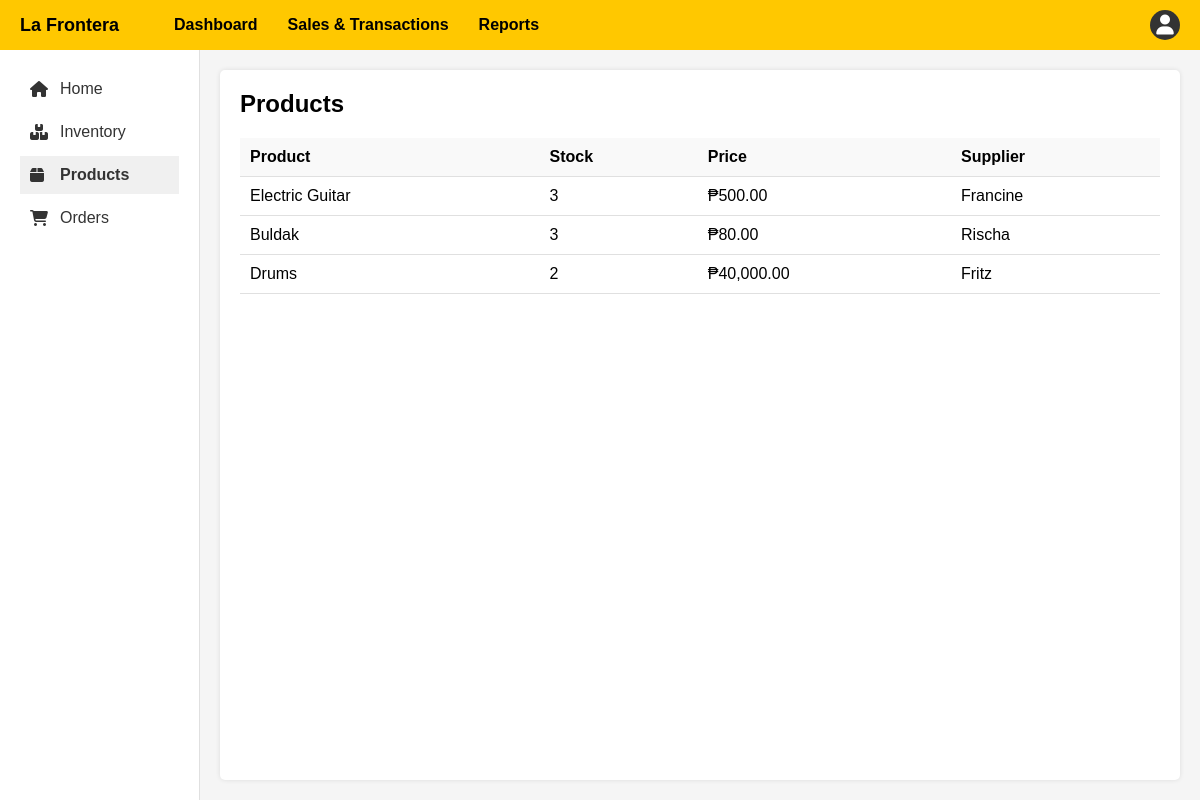
Screenshot of /ProductPage.php (signed in) with the database file from the repository.
### tables this page shows
CREATE TABLE `products` (
  `product_id` int(11) NOT NULL,
  `product_name` varchar(255) NOT NULL,
  `price` decimal(10,2) NOT NULL,
  `quantity` int(10) UNSIGNED NOT NULL,
  `supplier` varchar(255) NOT NULL
);

### ProductPage.php (the view, shortened to what this page needs)
<?php
include 'config.php';
$sql = "SELECT * FROM products";
$result = mysqli_query($conn, $sql);
?>
<!DOCTYPE html>
<html lang="en">
<head>
    <link rel="stylesheet" href="https://cdnjs.cloudflare.com/ajax/libs/font-awesome/6.4.0/css/all.min.css">
    <link rel="stylesheet" href="style.css">
</head>
<body>
<div class="header">
    <div class="logo">La Frontera</div>
    <div class="search-nav">
        <a href="MenuPage.php" class="nav-item">Dashboard</a>
        <a href="#" class="nav-item"><i ></i> Sales & Transactions</a>
        <a href="reports.php" class="nav-item">Reports</a>
    </div>
    <div class="user-dropdown">
        <div class="user-icon" id="userDropdownBtn">
            <i class="fas fa-user"></i>
        </div>
    </div>
</div>
<div class="container">
    <div class="sidebar">
        <a href="MenuPage.php" class="sidebar-item"><i class="fas fa-home"></i> Home</a>
        <a href="InventoryPage.php" class="sidebar-item"><i class="fas fa-boxes"></i> Inventory</a>
        <a href="ProductPage.php" class="sidebar-item active"><i class="fas fa-box"></i> Products</a>
        <a href="OrderPage.php" class="sidebar-item"><i class="fas fa-shopping-cart"></i>Orders</a>
    </div>
    <div class="content">
        <div class="content-header">
            <h2>Products</h2>
        </div>
        <table>
            <thead>
                <tr>
                    <th>Product</th>
                    <th>Stock</th>
                    <th>Price</th>
                    <th>Supplier</th>
                </tr>
            </thead>
            <tbody id="productTable">
                <?php while ($row = mysqli_fetch_assoc($result)) : ?>
                    <tr>
                        <td><?= htmlspecialchars($row['product_name']) ?></td>
                        <td><?= htmlspecialchars($row['quantity']) ?></td>
                        <td>₱<?= number_format($row['price'], 2) ?></td>
                        <td><?= htmlspecialchars($row['supplier']) ?></td>
                    </tr>
                <?php endwhile; ?>
            </tbody>
        </table>
    </div>
</div>
</body>
</html>

### style.css (style rules this page uses)
* { margin: 0; padding: 0; box-sizing: border-box; font-family: Arial, sans-serif; }
body { background-color: #f5f5f5; }
.header { background-color: #FFC800; padding: 10px 20px; display: flex; justify-content: space-between; align-items: center; }
.logo { font-weight: bold; color: black; font-size: 18px; }
.search-nav { display: flex; align-items: center; flex-grow: 1; margin-left: 40px; }
.nav-item { margin: 0 15px; color: black; text-decoration: none; font-weight: bold; }
.user-icon { background-color: #333; color: white; width: 30px; height: 30px; border-radius: 50%; display: flex; align-items: center; justify-content: center; }
.container { display: flex; min-height: calc(100vh - 50px); }
.sidebar { width: 200px; background-color: white; padding: 20px; border-right: 1px solid #e0e0e0; }
.sidebar-item { padding: 10px; margin-bottom: 5px; display: flex; align-items: center; text-decoration: none; color: #333; }
.sidebar-item i { margin-right: 10px; width: 20px; }
.sidebar-item.active { background-color: #f0f0f0; font-weight: bold; }
.content { flex-grow: 1; padding: 20px; background-color: white; margin: 20px; border-radius: 5px; box-shadow: 0 0 5px rgba(0,0,0,0.1); }
.content-header { display: flex; justify-content: space-between; align-items: center; margin-bottom: 20px; }
table { width: 100%; border-collapse: collapse; }
table th, table td { padding: 10px; text-align: left; border-bottom: 1px solid #e0e0e0; }
table th { background-color: #f9f9f9; }

### ProductPage.php (style rules this page uses)
.user-dropdown { position: relative; display: inline-block; }
.user-icon { cursor: pointer; padding: 10px; font-size: 20px; position: relative; }

### rows the page displays
products: product_name "Electric Guitar", quantity "3", price "500.00", supplier "Francine"
products: product_name "Buldak", quantity "3", price "80.00", supplier "Rischa"
products: product_name "Drums", quantity "2", price "40,000.00", supplier "Fritz"
